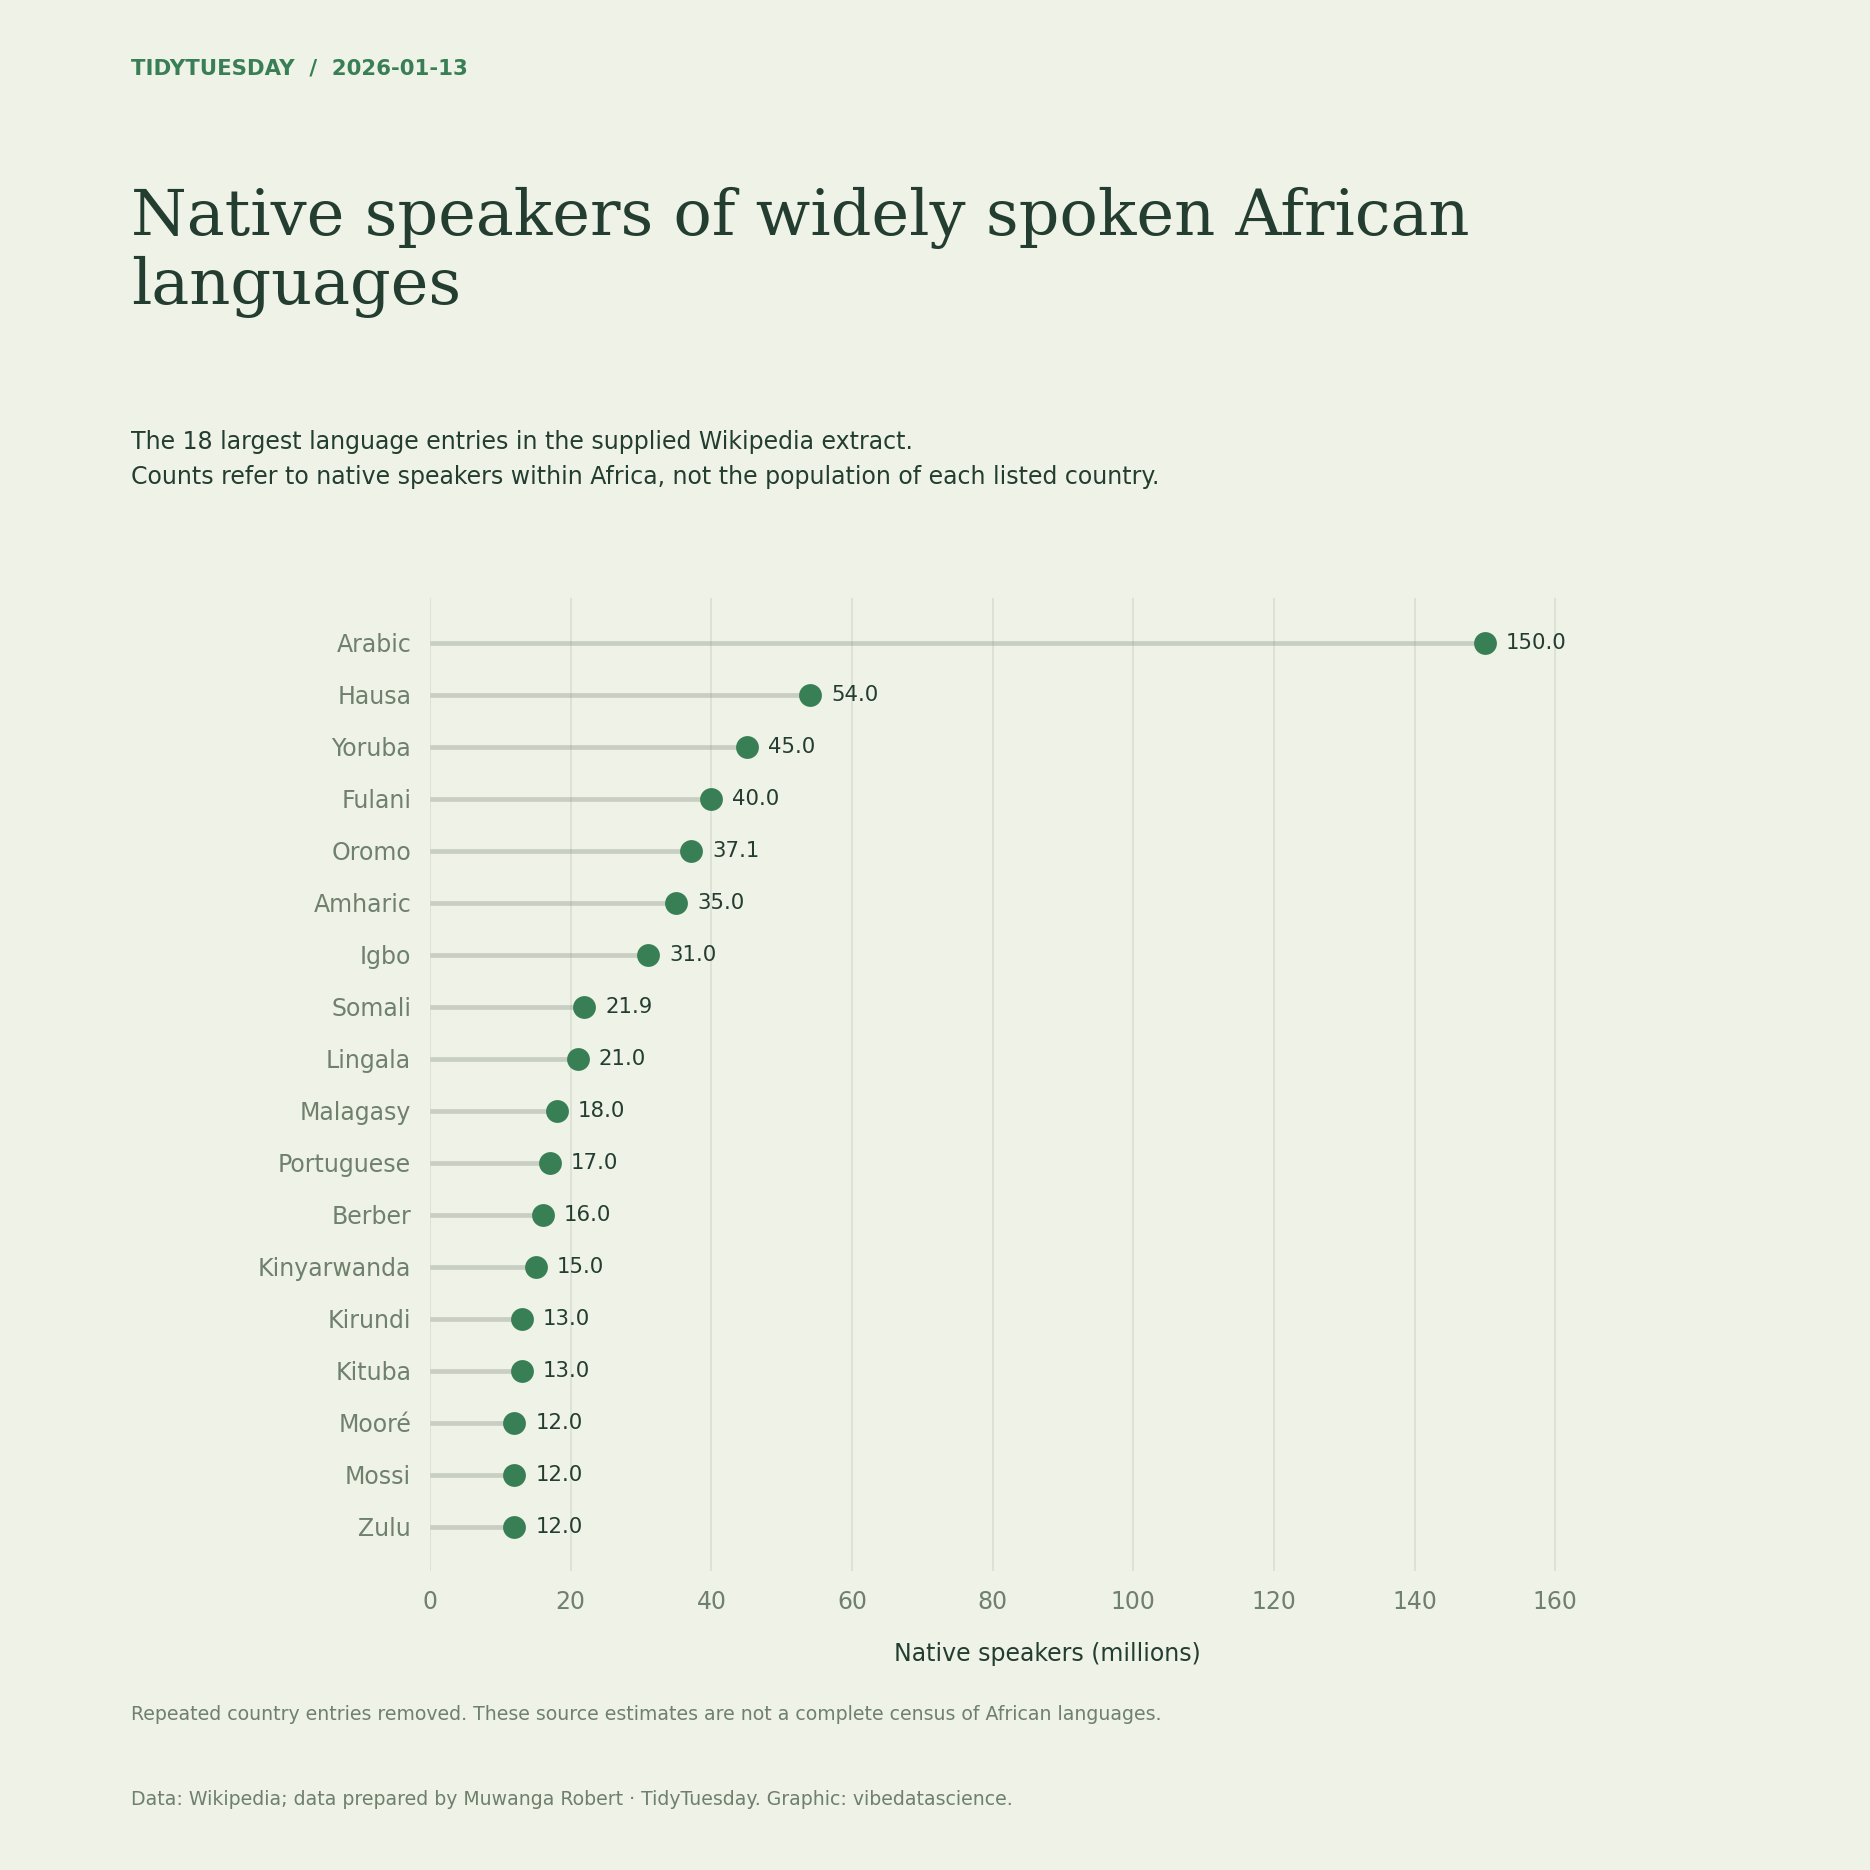

Generate this figure with Python:
"""TidyTuesday 2026-01-13: Native speakers of widely spoken African languages. Reproduce the chart from the bundled source data."""
from pathlib import Path
import textwrap
import re
from collections import Counter
import numpy as np
import pandas as pd
import matplotlib
matplotlib.use('Agg')
import matplotlib.pyplot as plt
import matplotlib.dates as mdates
from matplotlib.ticker import FuncFormatter, MaxNLocator
from matplotlib.colors import LinearSegmentedColormap, Normalize
from matplotlib.patches import Patch

HERE = Path(__file__).resolve().parent
PAPER, INK, MUTED, ACCENT, SECOND = ('#eff2e6', '#233e30', '#6f806f', '#397f55', '#b67742')
plt.rcParams.update({'font.family':'DejaVu Sans', 'font.size':10, 'text.color':INK,
 'axes.labelcolor':INK, 'xtick.color':MUTED, 'ytick.color':MUTED,
 'axes.edgecolor':MUTED, 'savefig.facecolor':PAPER})

def read(name):
    data = pd.read_csv(HERE / 'data' / (name + '.csv.gz'), low_memory=False)
    assert len(data), 'Empty source data'
    return data

def figure(subtitle, height=9):
    fig = plt.figure(figsize=(11,height), facecolor=PAPER)
    fig.text(.07,.96,'TIDYTUESDAY  /  2026-01-13',fontsize=9,color=ACCENT,weight='bold')
    fig.text(.07,.90,textwrap.fill('Native speakers of widely spoken African languages',48),fontsize=27,fontfamily='DejaVu Serif',va='top',linespacing=1.14)
    fig.text(.07,.77,subtitle,fontsize=10,va='top',linespacing=1.55)
    fig.text(.07,.035,textwrap.fill('Data: Wikipedia; data prepared by Muwanga Robert · TidyTuesday. Graphic: vibedatascience.',110),fontsize=8,color=MUTED,linespacing=1.5)
    return fig

def axis(fig, rect=(.24,.18,.69,.49), grid='x'):
    ax=fig.add_axes(rect,facecolor=PAPER)
    for spine in ax.spines.values():spine.set_visible(False)
    ax.tick_params(length=0,pad=8)
    if grid:ax.grid(axis=grid,color=MUTED,alpha=.16,linewidth=.7)
    ax.set_axisbelow(True)
    return ax

def save(fig):
    fig.savefig(HERE / '20260113.png',dpi=170)
    plt.close(fig)
    print('2026-01-13: saved 20260113.png')

df=read('africa')
# Each country row repeats the same Africa-wide speaker count. Count each language once.
d=df.drop_duplicates(['language','family','native_speakers']).nlargest(18,'native_speakers').sort_values('native_speakers')
assert not d.language.duplicated().any()
fig=figure('The 18 largest language entries in the supplied Wikipedia extract.\nCounts refer to native speakers within Africa, not the population of each listed country.',11)
ax=axis(fig,(.23,.16,.66,.52));v=d.native_speakers/1e6;y=np.arange(len(d))
ax.hlines(y,0,v,color=MUTED,alpha=.3,lw=2);ax.scatter(v,y,s=75,c=ACCENT,zorder=3)
ax.set_yticks(y,d.language);ax.set_xlim(0,v.max()*1.17);ax.set_xlabel('Native speakers (millions)',labelpad=12)
for i,x in enumerate(v):ax.text(x+v.max()*.02,i,f'{x:,.1f}',va='center',fontsize=9)
fig.text(.07,.08,'Repeated country entries removed. These source estimates are not a complete census of African languages.',fontsize=8,color=MUTED)
save(fig)
